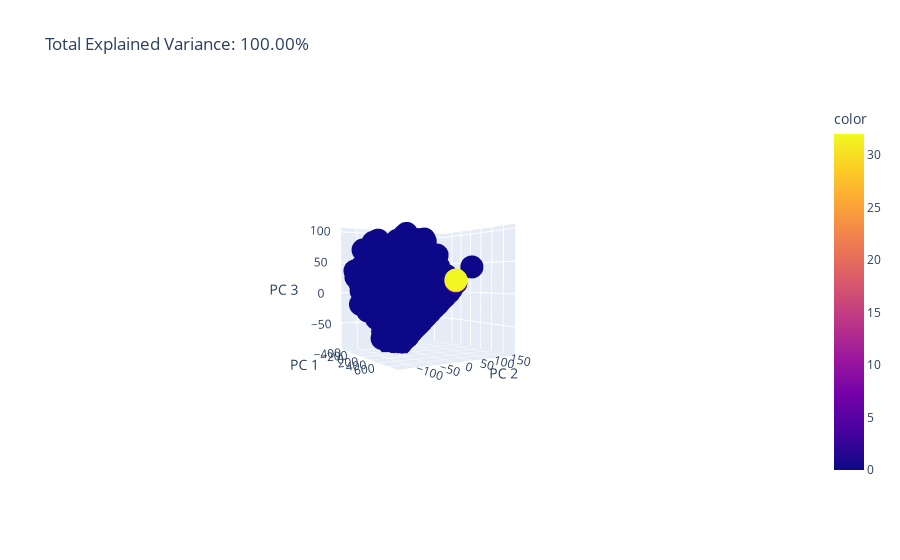

This figure's notebook cell:
### Code cell
fig.show()

### Figure 1 — Plotly figure (JSON) as saved in the notebook; plotly's stock layout.template omitted (floating-point values rounded to 4 significant figures; data arrays with more than 128 entries replaced by an {"elided": "..."} marker saying what was removed)
{"data": [{"hovertemplate": "PC 1=%{x}<br>PC 2=%{y}<br>PC 3=%{z}<br>color=%{marker.color}<extra></extra>", "legendgroup": "", "marker": {"color": {"elided": "799 float values"}, "coloraxis": "coloraxis", "symbol": "circle"}, "mode": "markers", "name": "", "scene": "scene", "showlegend": false, "type": "scatter3d", "x": {"elided": "799 float values"}, "y": {"elided": "799 float values"}, "z": {"elided": "799 float values"}}], "layout": {"autosize": true, "coloraxis": {"colorbar": {"title": {"text": "color"}}, "colorscale": [[0, "#0d0887"], [0.1111, "#46039f"], [0.2222, "#7201a8"], [0.3333, "#9c179e"], [0.4444, "#bd3786"], [0.5556, "#d8576b"], [0.6667, "#ed7953"], [0.7778, "#fb9f3a"], [0.8889, "#fdca26"], [1, "#f0f921"]]}, "legend": {"tracegroupgap": 0}, "scene": {"aspectmode": "auto", "aspectratio": {"x": 1, "y": 1, "z": 1}, "camera": {"center": {"x": 0.1508, "y": 0.08825, "z": -0.003756}, "eye": {"x": 3.122, "y": -1.851, "z": 0.09409}, "projection": {"type": "perspective"}, "up": {"x": 0, "y": 0, "z": 1}}, "domain": {"x": [0, 1], "y": [0, 1]}, "xaxis": {"title": {"text": "PC 1"}, "type": "linear"}, "yaxis": {"title": {"text": "PC 2"}, "type": "linear"}, "zaxis": {"title": {"text": "PC 3"}, "type": "linear"}}, "title": {"text": "Total Explained Variance: 100.00%"}}}
